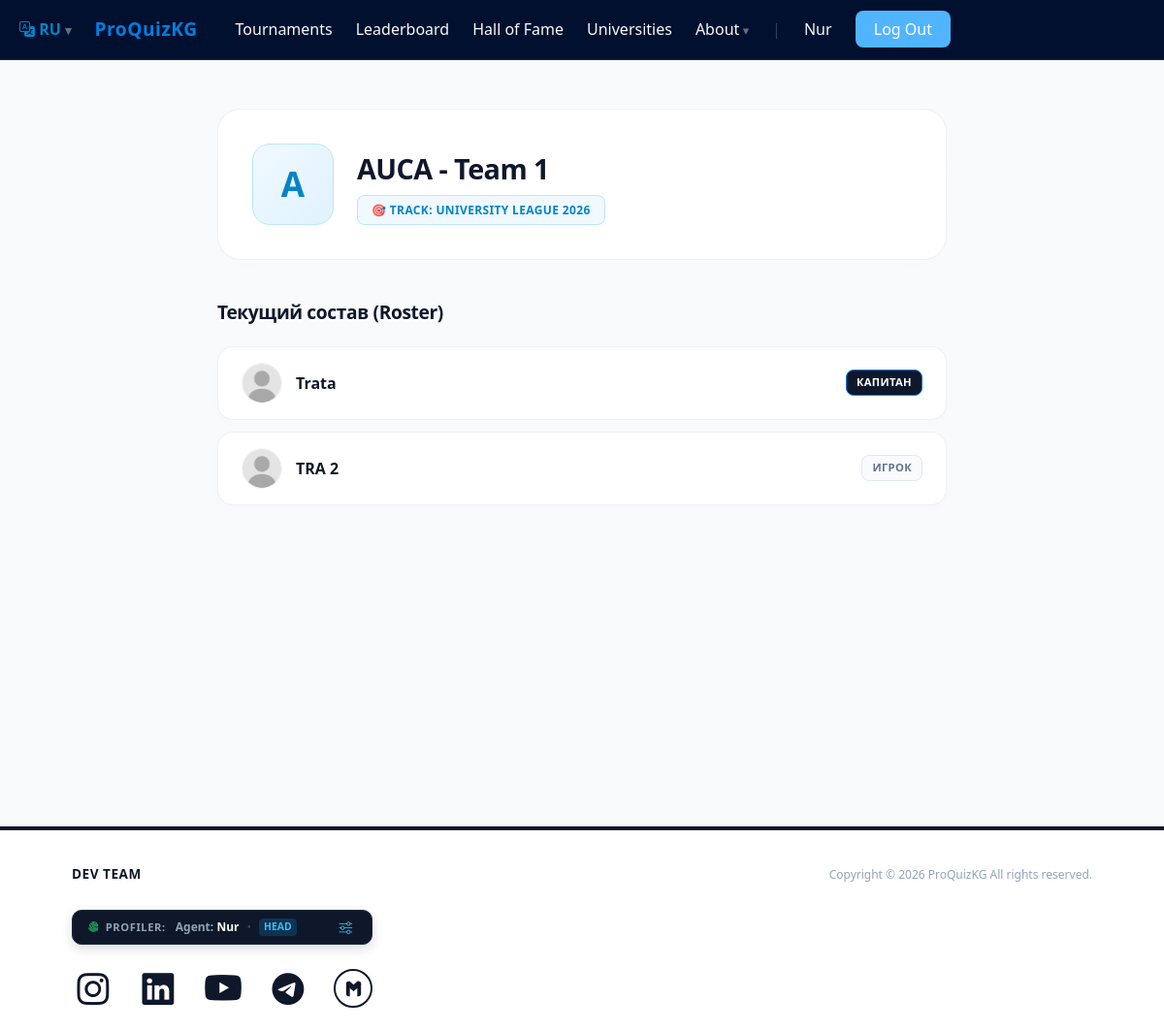
Screenshot of /tournaments/1/team/AUCA - Team 1 (signed in) with the database file from the repository.
### models.py (models this page shows, shortened)
class User(db.Model, UserMixin):
    id = db.Column(db.Integer, primary_key=True)
    status = db.Column(db.String(50), default='user')  # user, admin, head
    name = db.Column(db.String(50), nullable=False)
    avatar = db.Column(db.String(200), default='default.png')
    login = db.Column(db.String(50), unique=True, nullable=False)
    password = db.Column(db.String(255), nullable=False)
    university_id = db.Column(db.Integer, db.ForeignKey('university.id'), nullable=True)
    date = db.Column(db.DateTime, default=datetime.utcnow)
    favorite_topic = db.Column(db.String(50), default='Не указан')
    participations = db.relationship('Participation', backref='user', lazy=True)
    friends_rel = db.relationship('User',
                                  secondary=friendship,
                                  primaryjoin=(friendship.c.user_id == id),
                                  secondaryjoin=(friendship.c.friend_id == id),
                                  backref=db.backref('befriended_by', lazy='dynamic'),
                                  lazy='dynamic'
                                  )

class Tournament(db.Model):
    id = db.Column(db.Integer, primary_key=True)
    title = db.Column(db.String(100), nullable=False)
    text = db.Column(db.Text, nullable=False)
    date = db.Column(db.DateTime, default=datetime.utcnow)
    past = db.Column(db.Boolean, default=False)
    status = db.Column(db.String(20), default='upcoming')  # upcoming, ongoing, completed
    league_type = db.Column(db.String(20), default='additional')  # main, additional
    teams_count = db.Column(db.Integer, default=16)
    date_str = db.Column(db.String(50), nullable=True)
    language = db.Column(db.String(10), default='ru')
    bg_image = db.Column(db.String(255), nullable=True)
    team_format = db.Column(db.String(100), default='Team Format (3 students)')
    prize_pool = db.Column(db.String(50), default='75 000')
    participations = db.relationship('Participation', backref='tournament', cascade="all, delete-orphan")

class Participation(db.Model):
    id = db.Column(db.Integer, primary_key=True)
    user_id = db.Column(db.Integer, db.ForeignKey('user.id'))
    tournament_id = db.Column(db.Integer, db.ForeignKey('tournament.id'))
    team_name = db.Column(db.String(50), nullable=False)
    email = db.Column(db.String(50), nullable=False)
    phone_number = db.Column(db.String(50), nullable=False)
    score = db.Column(db.Integer, default=0)
    is_winner = db.Column(db.Boolean, default=False)
    team_password = db.Column(db.String(10), nullable=True)

### routes/tournaments.py (the view, shortened to what this page needs)
@tournaments_bp.route('/tournaments/<int:tournament_id>/team/<string:team_name>', methods=['GET', 'POST'])
@login_required
def team_profile(tournament_id, team_name):
    tournament_item = Tournament.query.get_or_404(tournament_id)
    team_members = Participation.query.filter_by(tournament_id=tournament_id, team_name=team_name).all()
    if not team_members:
        abort(404)
    captain_participation = min(team_members, key=lambda p: p.id)
    is_captain = (current_user.id == captain_participation.user_id)
    return render_template(
        "team_profile.html", tournament=tournament_item, team_name=team_name,
        members=team_members, captain_id=captain_participation.user_id,
        is_captain=is_captain, current_pin=captain_participation.team_password
    )

### app.py (called while the page is built)
def get_locale():
    if 'lang' in session:
        return session['lang']
    return request.accept_languages.best_match(app.config['BABEL_SUPPORTED_LOCALES'])

@login_manager.user_loader
def load_user(user_id):
    return User.query.get(int(user_id))

### templates/team_profile.html (shortened to what this page needs)
{% extends 'base.html' %}
{% block body %}
<div class="team-container">
    <div class="team-card">
        <div class="team-header-layout">
            <div class="team-avatar-hub">
                {{ team_name[:1]|upper }}
            </div>
            <div class="team-info-text">
                <h1>{{ team_name }}</h1>
                <a href="{{ url_for('tournaments.tournament_detail', id=tournament.id if tournament else tournament_id) }}" class="tournament-badge-link">
                    🎯 Track: {{ tournament.title if tournament else 'Main Segment' }}
                </a>
            </div>
        </div>
    </div>
    <h2 class="roster-title">Текущий состав (Roster)</h2>
    {% for member in members %}
        <div class="member-row-card">
            <div class="member-left">
                <img src="{{ url_for('static', filename='profile_pics/' + member.user.avatar) if member.user and member.user.avatar else url_for('static', filename='profile_pics/default.png') }}" class="member-avatar" alt="User Avatar">
                <a href="{{ url_for('auth.profile', user_id=member.user_id) }}" class="member-name">
                    {{ member.user.name if member.user else "Unknown Player" }}
                </a>
            </div>
            <span class="role-tag {% if member.user_id == captain_id %}captain{% else %}player{% endif %}">
                {% if member.user_id == captain_id %} Капитан{% else %}Игрок{% endif %}
            </span>
        </div>
    {% endfor %}
</div>
{% endblock %}

### templates/base.html (shortened to what this page needs)
<!doctype html>
<html lang="en">
<head>
    <link rel="stylesheet" href="https://cdn.jsdelivr.net/npm/bootstrap-icons@1.11.3/font/bootstrap-icons.min.css">
    <link rel="stylesheet" href="{{ url_for('static', filename='css/main.css') }}">
</head>
<body>
                {% set current_lang = session.get('lang', 'ru') | lower %}
<header class="navbar desktop-navbar">
    <div class="container nav-container">
        <nav>
            <ul class="nav-links">
                <li class="dropdown">
                    <a href="#" class="dropdown-toggle lang-active-static" id="navLangToggle">
                        <i class="bi bi-translate"></i> {% set current_lang = session.get('lang', 'ru') | lower %}
                        {{ current_lang | upper }}
                    </a>
                </li>
                <li><a href="{{ url_for('index') }}" class="brand-btn-home" style="font-weight: 700; font-size: 1.2rem; margin-right: 15px; letter-spacing: 0.5px;">ProQuizKG</a></li>
                <li><a href="{{ url_for('tournaments.tournaments') }}">{{ _('Tournaments') }}</a></li>
                <li><a href="{{ url_for('auth.leaderboard') }}">{{ _('Leaderboard') }}</a></li>
                <li><a href="{{ url_for('auth.hall_of_fame') }}">{{ _('Hall of Fame') }}</a></li>
                <li><a href="{{ url_for('auth.universities') }}">{{ _('Universities') }}</a></li>
                <li class="dropdown">
                    <a href="#" class="dropdown-toggle" onclick="return false;">{{ _('About') }}</a>
                </li>
                <li class="nav-divider">|</li>
                {% if current_user.is_authenticated %}
                    <li><a href="{{ url_for('auth.my_profile') }}" class="user-name">{{ current_user.name }}</a></li>
                    <li><a href="{{ url_for('auth.logout') }}" class="btn-logout">{{ _('Log Out') }}</a></li>
                {% else %}
                    <li><a href="{{ url_for('auth.login') }}">{{ _('Log In') }}</a></li>
                    <li><a href="{{ url_for('auth.register') }}" class="btn-signup">{{ _('Sign Up') }}</a></li>
                {% endif %}
            </ul>
        </nav>
    </div>
</header>
<main class="container content">
    {% block body %}{% endblock %}
</main>
<footer class="inception-terminal">
    <div class="terminal-container">
        <div class="terminal-header" style="margin-bottom: 25px; border: none; padding: 0; display: flex; justify-content: space-between; align-items: center;">
            <span onclick="openDevModal()" style="color: #0f172a; font-family: system-ui, -apple-system, sans-serif; font-size: 0.85rem; font-weight: 700; text-transform: uppercase; letter-spacing: 0.5px; cursor: pointer; position: relative; display: inline-block; padding-bottom: 2px; transition: all 0.2s;" onmouseenter="this.style.borderBottom='2px solid #0f172a'" onmouseleave="this.style.borderBottom='none'">
                Dev Team
            </span>
            <p style="font-size: 0.75rem; color: #94a3b8; margin: 0; font-weight: 500; text-transform: none; letter-spacing: normal;">
                Copyright © 2026 ProQuizKG All rights reserved.
            </p>
        </div>
        <div class="terminal-horizontal-panel" style="margin-bottom: 25px; position: relative;">
            <div class="terminal-card-line" style="width: 310px; max-width: 100%; padding: 6px 16px; justify-content: space-between; box-sizing: border-box; height: 36px;">
                <div style="display: flex; align-items: center; gap: 10px;">
                    <h4 class="widget-title-inline" style="margin: 0; font-size: 0.7rem;">
                        <i class="bi bi-fingerprint" style="color: {% if current_user.is_authenticated %}#22c55e{% else %}#64748b{% endif %}; transition: color 0.3s;"></i> Profiler:
                    </h4>
                    {% if current_user.is_authenticated %}
                        <div class="bio-auth-inline" style="display: flex; align-items: center; gap: 8px; font-size: 0.75rem;">
                            <p class="bio-welcome-inline" style="color: #94a3b8; margin: 0;">Agent: <span style="font-weight: 700; color: #ffffff;">{{ current_user.name }}</span></p>
                            <span class="terminal-divider-dot" style="color: #334155;">•</span>
                            <span class="status-badge" style="padding: 1px 5px; border-radius: 4px; font-size: 0.65rem; font-weight: 800; text-transform: uppercase;
                                {% if current_user.status == 'head' %}
                                    background: rgba(14, 165, 233, 0.2); color: #38bdf8;
                                {% elif current_user.status == 'admin' %}
                                    background: rgba(239, 68, 68, 0.2); color: #f87171;
                                {% else %}
                                    background: rgba(255, 255, 255, 0.15); color: #ffffff;
                                {% endif %}">
                                {{ current_user.status | upper }}
                            </span>
                        </div>
                    {% else %}
                        <div class="bio-guest-inline" style="font-size: 0.75rem;">
                            <a href="{{ url_for('auth.login') }}" class="terminal-btn-inline" style="font-size: 0.65rem; padding: 2px 6px;">Login</a>
                        </div>
                    {% endif %}
                </div>
                {% if current_user.is_authenticated and current_user.status == 'head' %}
                    <div onclick="toggleLockManagerMenu(event)" id="lockSystemBtn" style="cursor: pointer; display: flex; align-items: center; padding: 4px; position: relative;" title="Manage Gateway Access Overrides">
                        <i class="bi bi-sliders" id="lockIcon" style="color: #38bdf8; font-size: 0.85rem;"></i>
                    </div>
                {% endif %}
            </div>
        </div>
       <div style="display: flex; width: 310px; justify-content: space-between; align-items: center; padding-left: 2px; position: relative; box-sizing: border-box;">
            <span id="btn_inst" onclick="handleGateClick(event, 'instMiniModal', 'inst', 'btn_inst')" class="foot-brand-icon icon-inst" title="Instagram"><i class="bi bi-instagram"></i></span>
            <span id="btn_link" onclick="handleGateClick(event, 'linkMiniModal', 'link', 'btn_link')" class="foot-brand-icon icon-link" title="LinkedIn"><i class="bi bi-linkedin"></i></span>
            <span id="btn_yt" onclick="handleGateClick(event, 'ytMiniModal', 'yt', 'btn_yt')" class="foot-brand-icon icon-yt" title="YouTube"><i class="bi bi-youtube"></i></span>
            <span id="btn_tg" onclick="handleGateClick(event, 'tgMiniModal', 'tg', 'btn_tg')" class="foot-brand-icon icon-tg" title="Telegram"><i class="bi bi-telegram"></i></span>
            <span id="btn_mail" onclick="handleGateClick(event, 'mailMiniModal', 'mail', 'btn_mail')" class="foot-brand-icon icon-mail" title="Display Email Node">
            </span>
        </div>
    </div>
</footer>
</body>
</html>

### templates/base.html (style rules this page uses)
:root { --is-blue: #0284c7; --is-blue-hover: #0369a1; --is-dark: #0f172a; --is-slate: #94a3b8; --is-muted: #334155; --is-border: rgba(255, 255, 255, 0.08); --is-bg: #ffffff; }
.desktop-navbar .lang-active-static { color: var(--is-blue) !important; font-weight: 700 !important; }
.inception-terminal { background: #ffffff !important; color: #0f172a !important; padding: 35px 0 25px 0; font-family: system-ui, -apple-system, sans-serif; border-top: 4px solid #0f172a; position: relative; margin-top: 60px; box-shadow: none; }
.terminal-container { max-width: 1100px; margin: 0 auto; padding: 0 24px; }
.terminal-header { display: flex; align-items: center; justify-content: space-between; margin-bottom: 20px; font-size: 0.75rem; font-weight: 800; letter-spacing: 1px; text-transform: uppercase; }
.terminal-horizontal-panel { width: 100%; margin-bottom: 16px; }
.terminal-card-line { background: #0f172a; border: 1px solid #1e293b; border-radius: 10px; padding: 10px 16px; display: flex; align-items: center; justify-content: flex-start; gap: 12px; max-width: max-content; box-shadow: 0 4px 12px rgba(15, 23, 42, 0.15); }
.widget-title-inline { margin: 0; font-size: 0.75rem; text-transform: uppercase; color: #94a3b8; letter-spacing: 0.05em; font-weight: 800; display: flex; align-items: center; gap: 6px; white-space: nowrap; }
.terminal-divider-dot { color: #334155; user-select: none; }
.bio-auth-inline, .bio-guest-inline { display: flex; align-items: center; gap: 12px; font-size: 0.8rem; }
.bio-welcome-inline { margin: 0; color: #f8fafc; font-weight: 600; }
.status-badge { padding: 2px 6px; border-radius: 4px; font-size: 0.65rem; font-weight: 800; text-transform: uppercase; }
.foot-brand-icon { color: #0f172a; text-decoration: none; font-size: 2.05rem; width: 2.5rem; height: 2.5rem; display: inline-flex; align-items: center; justify-content: center; transition: all 0.3s cubic-bezier(0.16, 1, 0.3, 1); cursor: pointer; }
.icon-yt { font-size: 2.35rem !important; }
.icon-mail { background-color: #ffffff; border: 2.5px solid #0f172a; border-radius: 50% !important; padding: 6.5px !important; box-sizing: border-box; transition: all 0.3s cubic-bezier(0.16, 1, 0.3, 1) !important; }

### rows the page displays
User: name "Nur", status "HEAD"
Tournament: title "UNIVERSITY LEAGUE 2026"
Participation: avatar (placeholder picture), user "Trata", shows "КАПИТАН"
Participation: avatar (placeholder picture), user "TRA 2", shows "ИГРОК"

### other values shown
{{ current_lang | upper }} "RU"
{{ team_name[:1]|upper }} "A"
{{ team_name }} "AUCA - Team 1"
